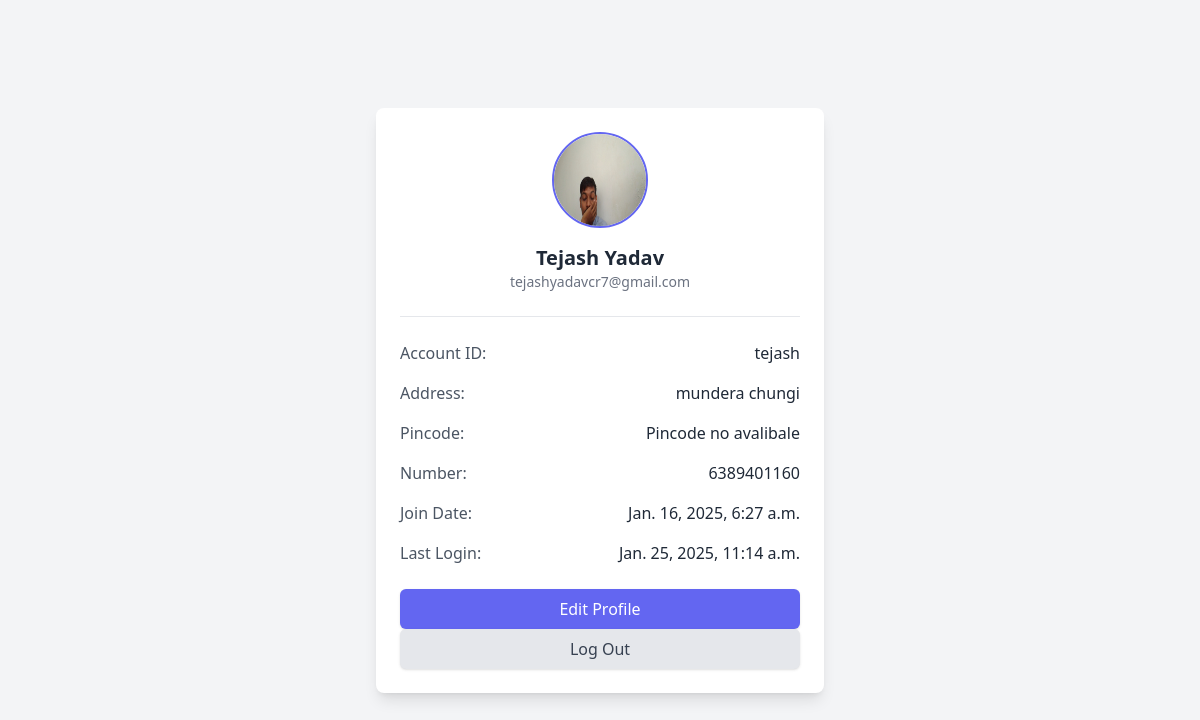
The page /profile/account/ (signed in) on the database as committed earlier.
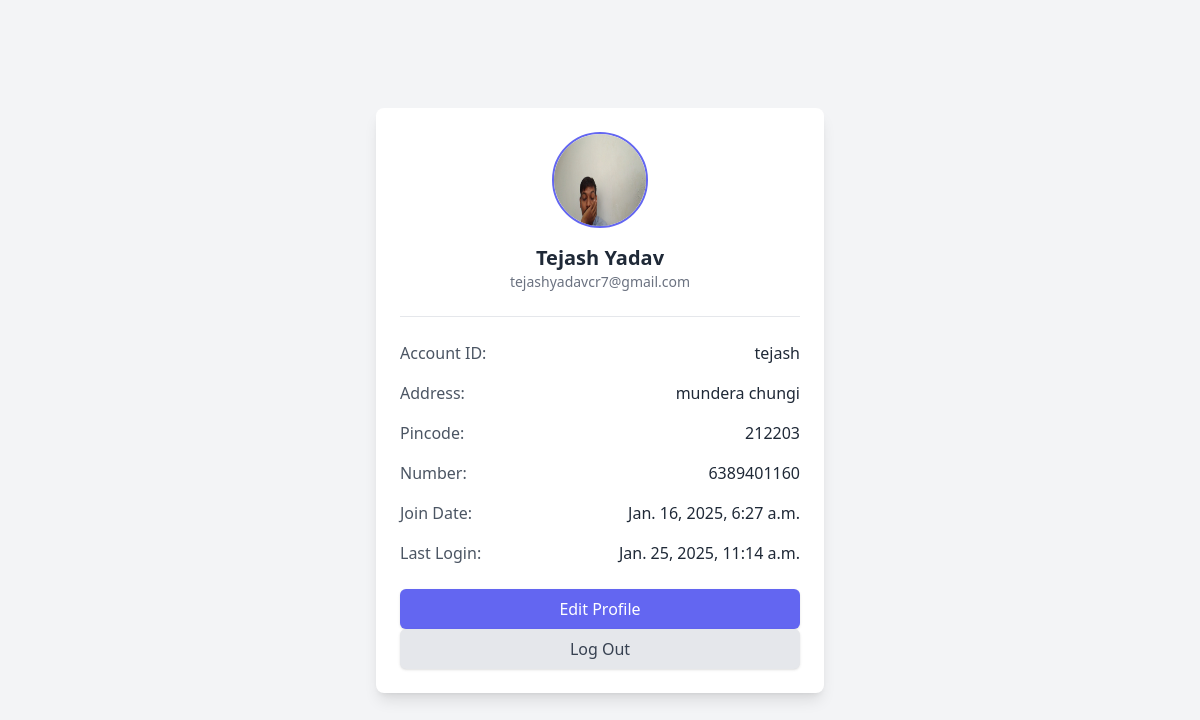
The same page on the database as committed later.
### profiles/models.py (models this page shows, shortened)
class UserExtra(models.Model):
    user = models.OneToOneField(User, on_delete=models.CASCADE, related_name="users")
    profile_picture = models.ImageField(upload_to='profile_pictures/', null=True, blank=True,default="user.jpg")
    bio = models.TextField(max_length=500, blank=True)
    address = models.TextField(null=True, blank=True)
    state = models.CharField(max_length=50,null=True, blank=True)
    city = models.CharField(max_length=50,null=True, blank=True)
    pincode = models.CharField(max_length=6,null=True, blank=True)
    birth_date = models.DateField(null=True, blank=True)
    website = models.URLField(max_length=200, blank=True)
    phone_number = models.CharField(max_length=15, blank=True)
    user_uu = models.CharField(max_length=100, null = True, blank = True, unique = True)
    @property
    def username(self):
        return self.user.username
    class Meta:
        verbose_name = 'User Profile'
        verbose_name_plural = 'User Profiles'

### profiles/views.py (the view)
# urls.py: path("account/", views.account, name="account"),
@login_required(login_url='/profile/login/')
def account(request):
    user = request.user
    user_extra = user.users
    return render(request, 'shop/account.html', {'user_extra':user_extra})

### shop/templates/shop/account.html (shortened to what this page needs)
<!DOCTYPE html>
<html lang="en">
<head>
    <script src="https://cdn.tailwindcss.com"></script>
</head>
<body class="bg-gray-100 min-h-screen flex items-center justify-center">
    <div class="bg-white shadow-lg rounded-lg max-w-md w-full p-6">
        {% if request.user.is_authenticated %}
        <div class="flex justify-center mb-4">
            <img src="{{user.users.profile_picture.url}}" alt="User Profile Picture" class="w-24 h-24 rounded-full border-2 border-indigo-500">
        </div>
        <div class="text-center">
            <h2 class="text-xl font-semibold text-gray-800">{{user.first_name}} {{user.last_name}}</h2>
            <p class="text-gray-500 text-sm">{{user.email}}</p>
        </div>
        <hr class="my-6">
        <div class="space-y-4">
            <div class="flex justify-between items-center">
                <span class="text-gray-600">Account ID:</span>
                <span class="text-gray-800 font-medium">{{user_extra.username }}</span>
            </div>
            <div class="flex justify-between items-center">
                <span class="text-gray-600">Address:</span>
                <span class="text-gray-800 font-medium">{{ user_extra.address | default:"Address no avalibale" }}</span>
            </div>
            <div class="flex justify-between items-center">
                <span class="text-gray-600">Pincode:</span>
                <span class="text-gray-800 font-medium">{{ user_extra.pincode | default:"Pincode no avalibale" }}</span>
            </div>
            <div class="flex justify-between items-center">
                <span class="text-gray-600">Number:</span>
                <span class="text-gray-800 font-medium">{{user_extra.phone_number}}</span>
            </div>
            <div class="flex justify-between items-center">
                <span class="text-gray-600">Join Date:</span>
                <span class="text-gray-800 font-medium">{{request.user.date_joined}}</span>
            </div>
            <div class="flex justify-between items-center">
                <span class="text-gray-600">Last Login:</span>
                <span class="text-gray-800 font-medium">{{request.user.last_login}} </span>
            </div>
        </div>
        <div class="mt-6 space-y-2">
            <a href="/shop/profile-settings/"><button class="w-full bg-indigo-500 text-white py-2 rounded-md shadow hover:bg-indigo-600">Edit Profile</button></a>
           <a href="/profile/logout"><button class="w-full bg-gray-200 text-gray-700 py-2 rounded-md shadow hover:bg-gray-300">Log Out</button></a>
        </div>
        {% endif %}
    </div>
</body>
</html>

Rows that differ between the two databases and show on the page:
changed UserExtra "mundera chungi": pincode "Pincode no avalibale" → "212203"
